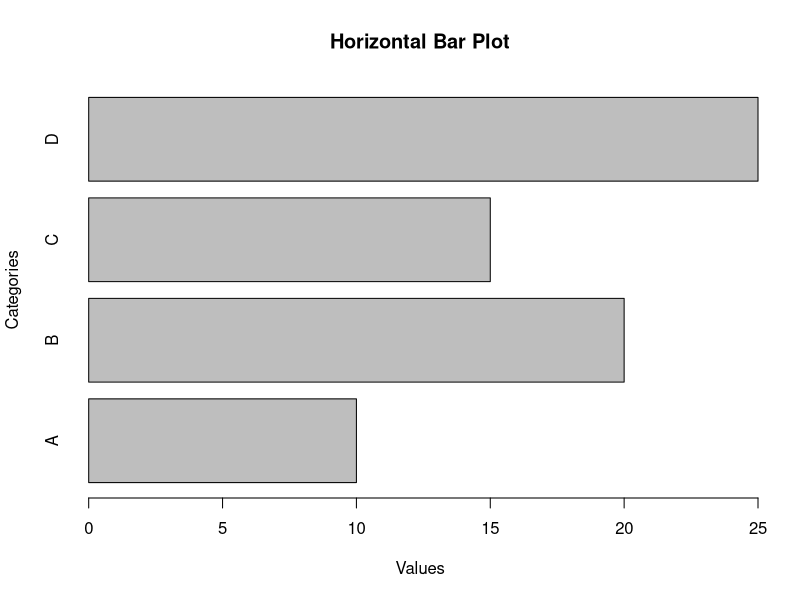

Write the R code that produced this figure.
# Sample data
categories <- c("A", "B", "C", "D")
values <- c(10, 20, 15, 25)

# Create a horizontal bar plot
barplot(values, names.arg = categories, horiz = TRUE, main = "Horizontal Bar Plot", xlab = "Values", ylab = "Categories")
